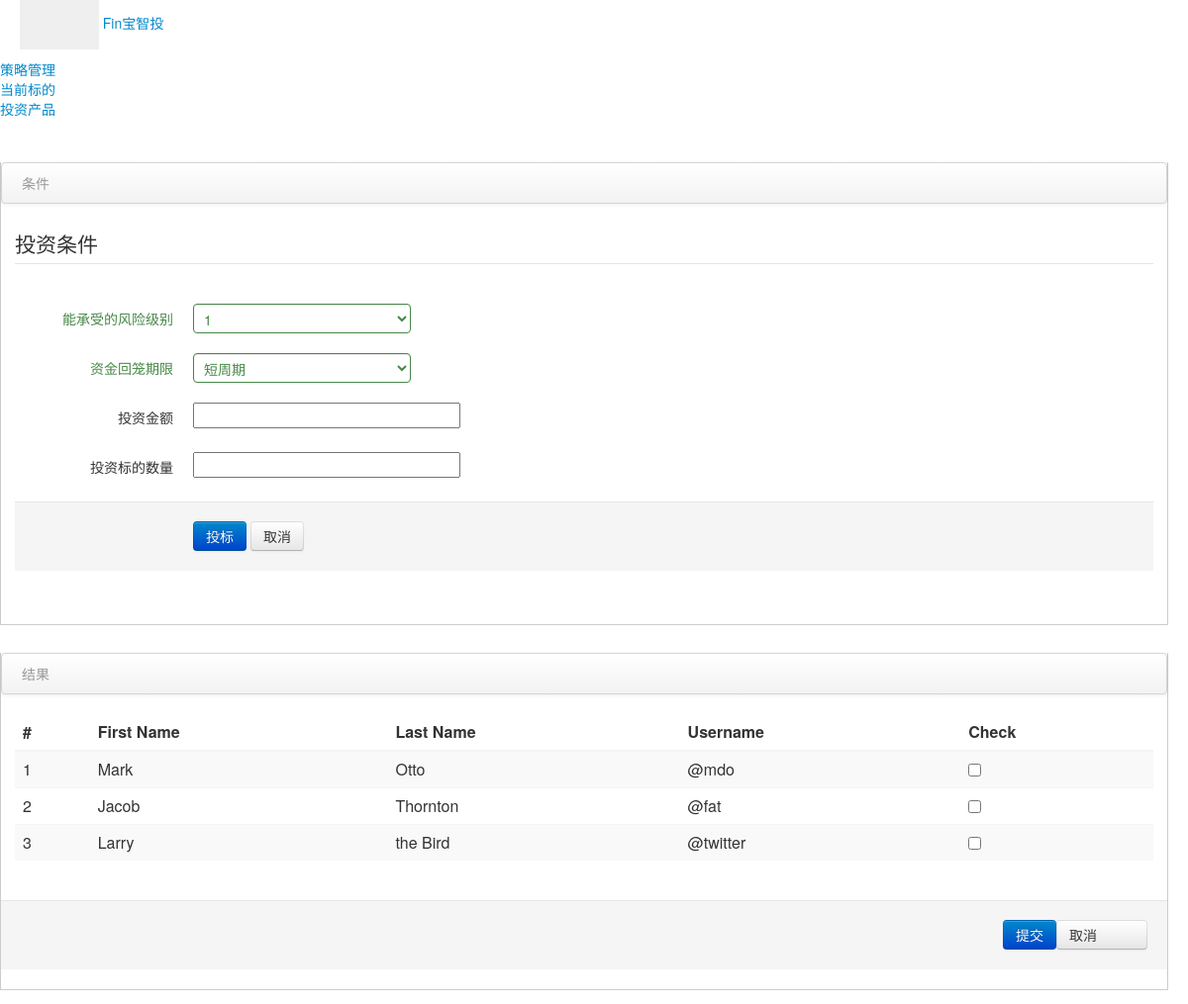
Screenshot of /rango/ with the database file from the repository.
### rango/models.py (models this page shows, shortened)
class Category(models.Model):
    name = models.CharField(max_length=128, unique=True)
    views = models.IntegerField(default=0)
    likes = models.IntegerField(default=0)
    slug = models.CharField(max_length=128, unique=True)
    '''
    def save(self, *args, **kwargs):
                self.slug = self.name
                super(Category, self).save(*args, **kwargs)
    '''

### rango/views.py (the view)
def index(request):
    visits = request.session.get('visits')
    category_list = Category.objects.order_by('-likes')[:5]
    page_list = Page.objects.order_by('-views')[:5]
    notice_list = Notice.objects.order_by('-time')[:5]
    context_dict = {'categories': category_list, 'pages': page_list, 'visits': visits, 'notices': notice_list}
    reset_last_visit_time = False
    response = render(request, 'rango/index.html', context_dict)
    if not visits:
        visits = 1
    reset_last_visit_time = False
    last_visit = request.session.get('last_visit')
    if last_visit:
        last_visit_time = datetime.strptime(last_visit[:-7], "%Y-%m-%d %H:%M:%S")
        if (datetime.now() - last_visit_time).seconds > 0:
            visits = visits + 1
            reset_last_visit_time = True
    else:
        reset_last_visit_time = True
    if reset_last_visit_time:
        request.session['last_visit'] = str(datetime.now())
        request.session['visits'] = visits
    context_dict['visits'] = visits
    response = render(request,'rango/index.html', context_dict)
    return response

### rango/templatetags/rango_extras.py (called while the page is built)
@register.inclusion_tag('rango/cats.html')
def get_category_list(cat=None):
    return {'cats': Category.objects.all(), 'act_cat': cat}

### templates/rango/index.html (shortened to what this page needs)
{% extends 'rango/base.html' %}
{% load staticfiles %}
{% block body_block %}
    <div class="row-fluid">
        <div class="block">
            <div class="navbar navbar-inner block-header">
                <div class="muted pull-left">条件</div>
            </div>
            <div class="block-content collapse in">
                <div class="span12">
                     <form class="form-horizontal">
                      <fieldset>
                        <legend>投资条件</legend>
                        <div class="control-group success">
                          <label class="control-label" for="selectError">能承受的风险级别</label>
                          <div class="controls">
                            <select id="selectError">
                              <option>1</option>
                            </select>
                          </div>
                        </div>
                        <div class="control-group success">
                          <label class="control-label" for="selectError">资金回笼期限</label>
                          <div class="controls">
                            <select id="selectError">
                              <option>短周期</option>
                            </select>
                          </div>
                        </div>
                        <div class="control-group">
                          <label class="control-label" for="focusedInput">投资金额</label>
                          <div class="controls">
                            <input class="input-xlarge focused" id="focusedInput" onkeyup="value=value.replace(/[^\d]/g,'')" value="">
                          </div>
                        </div>
                        <div class="control-group">
                          <label class="control-label" for="focusedInput">投资标的数量</label>
                          <div class="controls">
                            <input class="input-xlarge focused" id="focusedInput" onkeyup="value=value.replace(/[^\d]/g,'')" value="">
                          </div>
                        </div>
                        <div class="form-actions">
                          <button type="submit" class="btn btn-primary">投标</button>
                          <button type="reset" class="btn">取消</button>
                        </div>
                      </fieldset>
                    </form>
                </div>
            </div>
        </div>
    </div>
    <div class="row-fluid">
        <div class="block">
            <div class="navbar navbar-inner block-header">
                <div class="muted pull-left">结果</div>
            </div>
            <div class="block-content collapse in">
                <div class="span12">
                    <table class="table table-striped">
                      <thead>
                        <tr>
                          <th>#</th>
                          <th>First Name</th>
                          <th>Last Name</th>
                          <th>Username</th>
                          <th>Check</th>
                        </tr>
                      </thead>
                      <tbody>
                        <tr>
                          <td>1</td>
                          <td>Mark</td>
                          <td>Otto</td>
                          <td>@mdo</td>
                          <th><input type="checkbox"  value="option1" ></th>
                        </tr>
                        <tr>
                          <td>2</td>
                          <td>Jacob</td>
                          <td>Thornton</td>
                          <td>@fat</td>
                            <th><input type="checkbox"  value="option1" ></th>
                        </tr>
                        <tr>
                          <td>3</td>
                          <td>Larry</td>
                          <td>the Bird</td>
                          <td>@twitter</td>
                            <th><input type="checkbox"  value="option1" ></th>
                        </tr>
                      </tbody>
                    </table>
                </div>
            </div>
             <div class="form-actions">
                 <button type="reset" class="btn" style="float:right; padding-right: 50px">取消</button>
              <button type="submit" class="btn btn-primary" style="float:right">提交</button>
            </div>
        </div>
    </div>
{% endblock %}

### templates/rango/cats.html
{% if cats %}
    <ul class="nav nav-sidebar">
    {% for c in cats %}
    {% if c == act_cat %} <li  class="active" > {% else  %} <li>{% endif %}
            <a href="{% url 'category'  c.slug %}">{{ c.name }}</a></li>
    {% endfor %}
{% else %}
    <li> <strong >There are no category present.</strong></li>
    </ul>
{% endif %}

### static/assets/styles.css (style rules this page uses)
body { padding-top: 0; padding-bottom: 40px; background-color: #f5f5f5; }
@media (min-width: 979px) { body { padding-top: 60px; } }
.block { border: 1px solid #ccc; background: white; margin: 1em 0em; border-top: none; }
.block-content { margin: 1em; min-height: .25em; }
.block-header { margin-bottom: 0px; border-right: none; border-left: none; -webkit-border-radius: 0px; -moz-border-radius: 0px; border-radius: 0px; }
.block-header div { padding-top: 10px; }

### rows the page displays
Category: name "策略管理"
Category: name "当前标的"
Category: name "投资产品"
